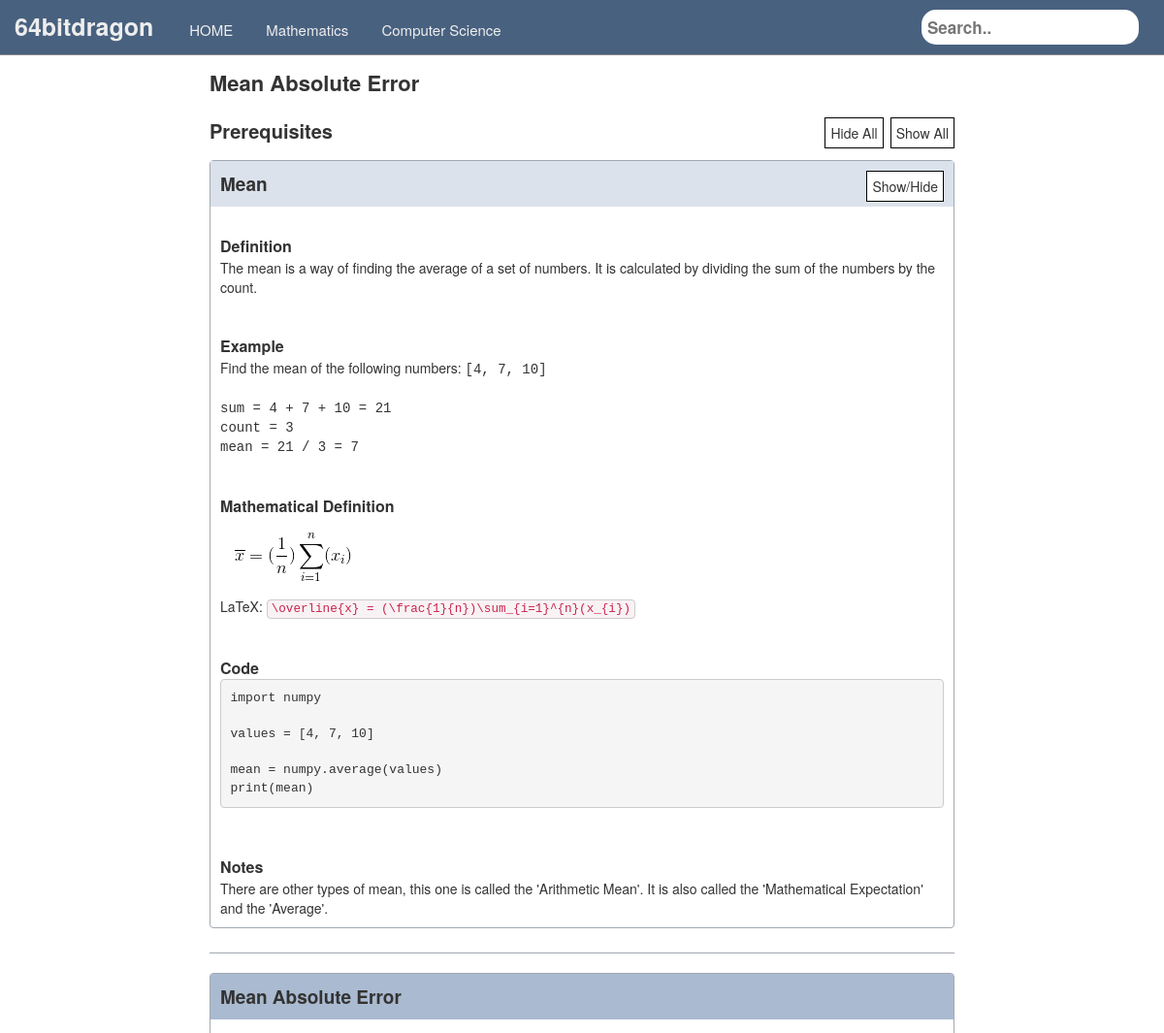
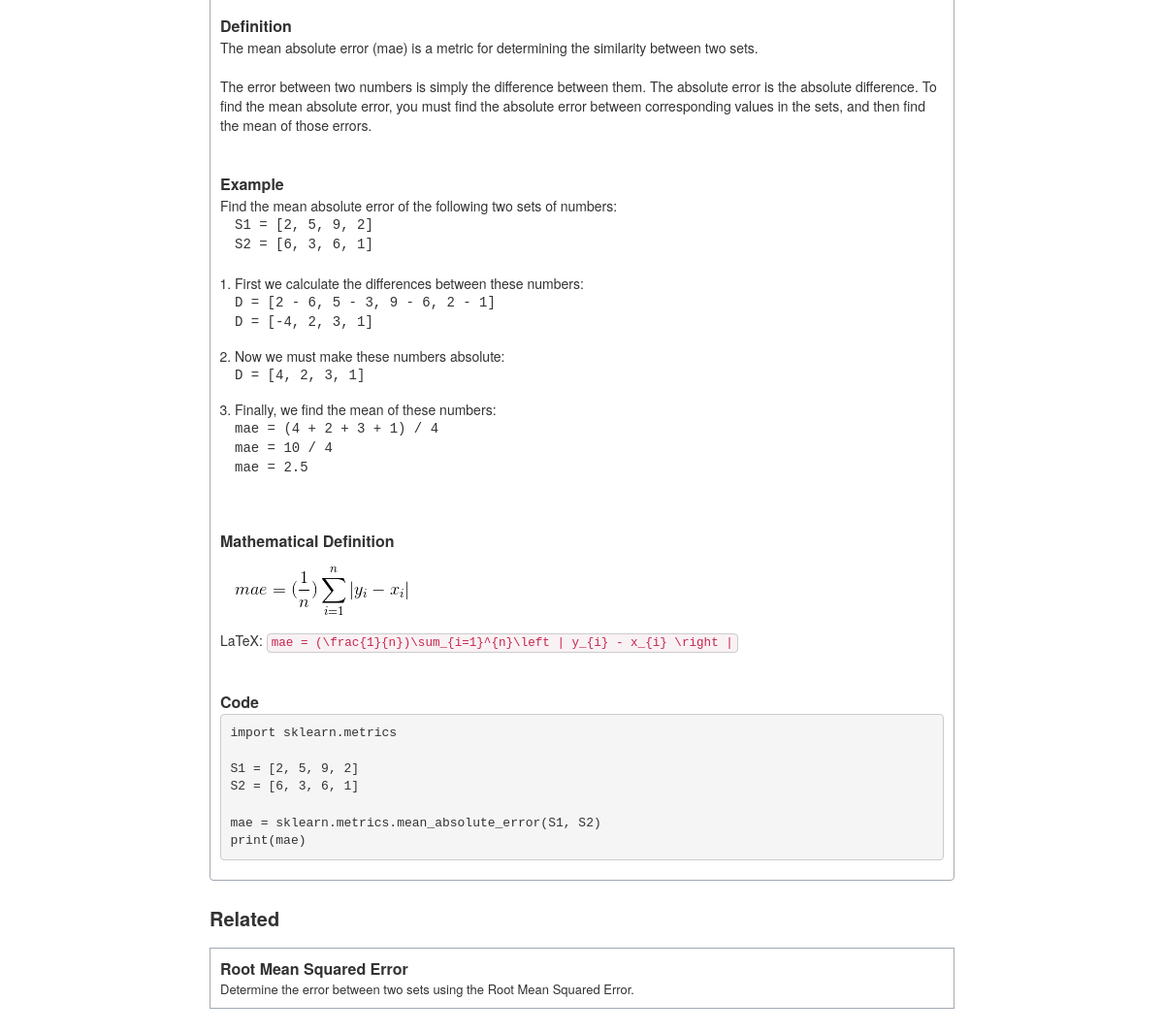
Page /learn.64bitdragon.com/admin/DynamicBlob.php?blobid=2 on the committed database (2 pictures, top to bottom).
### tables this page shows
CREATE TABLE `articleblob` (
  `ArticleBlobID` int(11) NOT NULL,
  `Name` varchar(128) NOT NULL,
  `Path` varchar(128) NOT NULL,
  `Type` int(11) NOT NULL,
  `Keywords` varchar(64) NOT NULL,
  `Description` varchar(128) NOT NULL,
  `Finished` tinyint(1) NOT NULL
);

### learn.64bitdragon.com/admin/functions.php (called while the page is built, shortened)
<?php
function fetchBlob($conn, $blobID) {
	$sql = "SELECT Name, Path, Description, Keywords, Type FROM ArticleBlob WHERE ArticleBlobID = ".$blobID;
    $result = mysqli_query($conn, $sql);
    return mysqli_fetch_assoc($result);
}
function loadPrerequisites($conn, $blobID) {
    $sql = "SELECT ChildBlobID FROM blobprerequisite INNER JOIN articleblob ON blobprerequisite.ChildBlobID=articleblob.ArticleBlobID WHERE articleblob.Finished = 1 AND blobprerequisite.ParentBlobID = ".$blobID;
    $result = mysqli_query($conn, $sql);
	$blobs = array();
	while($row = mysqli_fetch_assoc($result)) {
		if(in_array($row["ChildBlobID"], $blobs) == false) {
			$childBlobs = loadPrerequisites($conn, $row["ChildBlobID"]);
			array_push($blobs, $row["ChildBlobID"]);
		}
    }
	return $blobs;
}
function getRelated($conn, $blobID) {
	$sql = "SELECT ParentBlobID FROM blobprerequisite INNER JOIN articleblob ON blobprerequisite.ParentBlobID=articleblob.ArticleBlobID WHERE articleblob.Finished = 1 AND blobprerequisite.ChildBlobID = ".$blobID;
	$result = mysqli_query($conn, $sql);
    $blobs = array();
    while($row = mysqli_fetch_assoc($result)) {
		array_push($blobs, $row["ParentBlobID"]);
	}
	return $blobs;
}
?>

### learn.64bitdragon.com/admin/DynamicBlob.php (the view, shortened to what this page needs)
<?php
	require("functions.php");
	$blobID = $_GET["blobid"];
    $conn = connectToDB();
	$blob = fetchBlob($conn, $blobID);
?>
<html>
<head>
	<link rel="stylesheet" href="/css/site.css" />
	<link rel="stylesheet" href="/css/blob.css" />
	<link rel="stylesheet" href="/css/bootstrap.min.css">
	<link rel="stylesheet" href="//code.jquery.com/ui/1.12.1/themes/base/jquery-ui.css">
</head>
<body>
<div class="siteHead">
	<span style="margin-right:15px;" class="logo">
		64bitdragon
	</span>
	<a href="/">
            <span id="home" class="siteHeadButton">
                HOME
            </span>
        </a>
        <a href="/mathematics">
            <span id="statistics" class="siteHeadButton">
                Mathematics
            </span>
        </a>
        <a href="/computer_science">
            <span id="statistics" class="siteHeadButton">
                Computer Science
            </span>
        </a>
	<input type="text" id="search" placeholder="Search..">
</div>
<div
<div class="container" style="max-width:768px;padding-top:70px;">
	<div class="row">
		<?php
			$prerequisites = loadPrerequisites($conn, $blobID);
			if(count($prerequisites) > 0) {
				echo "<div class=\"pageHeading\"><header>".$blob["Name"]."</header></div>";
				echo "<div class=\"pageSubHeading\" style=\"padding-bottom:15px\">";
				echo "<span>Prerequisites</span>";
				echo "<div class=\"showHide\" onclick=\"showAll();\">Show All</div>";
				echo "<div class=\"showHide\" style=\"margin-right:7px;\" onclick=\"hideAll();\">Hide All</div>";
				echo "</div>";
				echo "<div id=\"prerequisites\">";
				for($i = 0; $i < count($prerequisites); ++$i) {
					showBlob($conn, $prerequisites[$i], true);
				}
				echo "</div>";
				echo "<div style=\"border-bottom: 1px solid #a2a9b1;\"></div>";
				echo "<br />";
			} else {
				echo "<div class=\"pageHeading\"><header>".$blob["Name"]."</header></div>";
			}
            showBlob($conn, $blobID, false);
			$related = getRelated($conn, $blobID);
			if(count($related) > 0) {
				echo "<div class=\"pageSubHeading\" style=\"padding-bottom:15px\">";
				echo "<span>Related</span>";
				echo "</div>";
				for($i = 0; $i < count($related); ++$i) {
					showRelated($conn, $related[$i]);
				}
			}
            function showBlob($conn, $blobID, $isPrerequisite) {
                $sql = "SELECT Name, Path, Type FROM ArticleBlob WHERE ArticleBlobID = ".$blobID;
                $result = mysqli_query($conn, $sql);
                while($row = mysqli_fetch_assoc($result)) {
					echo "<article>";
                    echo "<div class=\"blob\">";
					if($isPrerequisite) {
						echo "<div class=\"prerequisiteHeading\">";
					} else {
						echo "<div class=\"blobHeading\">";
					}
					echo "<header>".$row["Name"]."</header>";
					if($isPrerequisite) {
						echo "<div class=\"showHide\" onclick=\"showHide(this);\">Show/Hide</div>";
					}
					echo "</div>";
                    echo "</div>";
					echo "</article>";
                }
            }
			function showRelated($conn, $blobID) {
				$sql = "SELECT Name, Description FROM ArticleBlob WHERE ArticleBlobID = ".$blobID;
                $result = mysqli_query($conn, $sql);
                $row = mysqli_fetch_assoc($result);
				echo "<div class=\"related\">";
				echo "<a href=\"/articles/".getURLForBlob($row["Name"])."\">";
				echo "<header>".$row["Name"]."</header>";
				echo "<div>".$row["Description"]."</div>";
				echo "</a>";
				echo "</div>";
			}
			function getURLForBlob($blobName) {
				return strtolower(str_replace(" ", "_", $blobName));
			}
		?>
	</div>
</div>
</body>
</html>

### learn.64bitdragon.com/css/site.css (style rules this page uses)
.siteHead { font-size: 25px; font-weight: bold; margin-bottom: 20px; padding: 10px 10px 10px 15px; background-color: #48617F; border-bottom: 1px solid #888888; position: fixed; width: 100%; z-index: 1; }
.siteHead > a { color: inherit; text-decoration: none; }
#search { float: right; padding: 6px; border: none; margin-right: 16px; font-size: 17px; border-radius: 15px; color: black; }
.logo { color: #eeeeee; }
.siteHeadButton { font-size: 15px; font-weight: normal; padding: 10px 10px 10px 10px; margin: 0 5px; cursor: pointer; color: #eeeeee; }
.pageHeading { font-size: 22px; font-weight: bold; margin-bottom: 20px; }
.pageSubHeading { font-size: 20px; font-weight: bold; }
.related { padding: 10px; display: inline-block; width: 100%; border: 1px solid #a2a9b1; cursor: pointer; }
.related > a { color: inherit; text-decoration: none; }
.related header { font-weight: bold; font-size: 16px; }
.related div { font-weight: normal; font-size: 13px; }

### learn.64bitdragon.com/css/blob.css (style rules this page uses)
.blobHeading > header { font-size: 19px; font-weight: bold; display: inline-block; }
.prerequisiteHeading { padding: 10px; background-color: #dbe2eb; }
.prerequisiteHeading > header { font-size: 19px; font-weight: bold; display: inline-block; }
.showHide { font-size: 14px; font-weight: normal; display: inline-block; float: right; background-color: white; padding: 5px; border: 1px solid black; cursor: pointer; }
.blobSubHeading { font-size: 16px; font-weight: bold; }
.blobRow { margin-bottom: 20px; padding: 10px; }
.exampleData { padding-left: 15px; margin: 0; }
.equation { font-family: monospace; margin: 0; }
.exampleSteps { padding-left: 15px; }
.exampleSteps > li { margin-bottom: 15px; }
.blob { max-width: 768px; margin: 0 0 25px; line-height: 1.42857143; color: #333; border: 1px solid #a2a9b1; border-radius: 4px; }
code { border: 1px solid #ccc; }
.container .blobRow:last-child { margin-bottom: 0px; }

### rows in the picture
articleblob: Name "Mean Absolute Error", value "Definition The mean absolute error (mae) is a metric for determining the similarity between two sets. The error between two numbers is simply the difference between them. The absolute error is the absolute difference. To find the mean absolute error, you must find the absolute error between corresponding values in the sets, and then find the mean of those errors. Example Find the mean absolute error of the following two sets of numbers: S1 = [2, 5, 9, 2] S2 = [6, 3, 6, 1] First we calculate the differences between these numbers: D = [2 - 6, 5 - 3, 9 - 6, 2 - 1] D = [-4, 2, 3, 1] Now we must make these numbers absolute: D = [4, 2, 3, 1] Finally, we find the mean of these numbers: mae = (4 +…"
articleblob: Name "Mean", shows "Show/Hide", value "Definition The mean is a way of finding the average of a set of numbers. It is calculated by dividing the sum of the numbers by the count. Example Find the mean of the following numbers: [4, 7, 10] sum = 4 + 7 + 10 = 21 count = 3 mean = 21 / 3 = 7 Mathematical Definition LaTeX: \\overline{x} = (\\frac{1}{n})\\sum_{i=1}^{n}(x_{i}) Code import numpy values = [4, 7, 10] mean = numpy.average(values) print(mean) Notes There are other types of mean, this one is called the 'Arithmetic Mean'. It is also called the 'Mathematical Expectation' and the 'Average'."
articleblob: Name "Root Mean Squared Error", Description "Determine the error between two sets using the Root Mean Squared Error."
